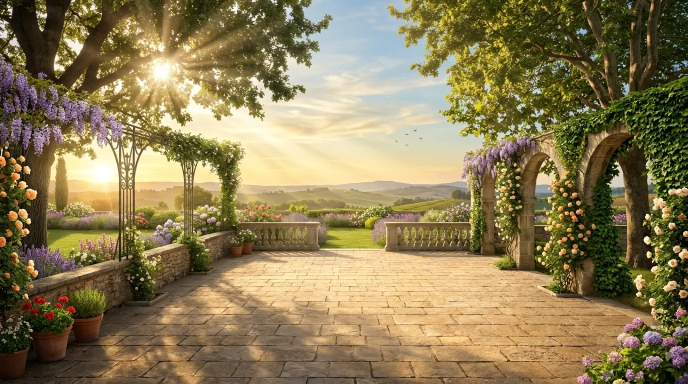
#> input picture img/garden_library_pure_scenic_bg.webp, 1376 x 768 px (shown at 1/2 size)
$ python process_and_upload.py 5 ../img/garden_library_pure_scenic_bg.webp
#> lines starting #> are read from the running program, lines starting #| are printed output that depends on the picture
### tools/cover_pipeline.py
import sys, json, os, urllib.request, urllib.error, random, string, time
sys.path.append('tools')
from db_helper import get_token, query, refresh_token_if_needed

# [12 lines left out: function get_books_needing_covers, not called in this run]

def get_auth_token():
    keys = None
    for attempt in range(3):
        try:
            tok = get_token()
            req = urllib.request.Request('https://api.supabase.com/v1/projects/tjzrfevymfpktfuormhs/api-keys', headers={'Authorization': f'Bearer {tok}'})
            keys = json.loads(urllib.request.urlopen(req, timeout=15).read())
            break
        except urllib.error.HTTPError as e:
            if e.code == 401 and attempt < 2:
                print(f"[cover_pipeline] Token 401 encountered, refreshing Supabase token...", file=sys.stderr)
                refresh_token_if_needed()
                time.sleep(2)
            else:
                raise
    service_key = [x['api_key'] for x in keys if x['name'] == 'service_role'][0]
    anon_key = [x['api_key'] for x in keys if x['name'] == 'anon'][0]

    # Generate magic link for admin
    url = "https://tjzrfevymfpktfuormhs.supabase.co/auth/v1/admin/generate_link"
    req2 = urllib.request.Request(
        url,
        data=json.dumps({"type": "magiclink", "email": "english.zone1978@gmail.com"}).encode("utf-8"),
        headers={"apikey": service_key, "Authorization": f"Bearer {service_key}", "Content-Type": "application/json"}
    )
    d = json.loads(urllib.request.urlopen(req2).read().decode("utf-8"))
    email_otp = d['email_otp']

    verify_url = "https://tjzrfevymfpktfuormhs.supabase.co/auth/v1/verify"
    req_verify = urllib.request.Request(
        verify_url,
        data=json.dumps({"type": "email", "email": "english.zone1978@gmail.com", "token": email_otp}).encode("utf-8"),
        headers={"apikey": anon_key, "Content-Type": "application/json"}
    )
    res = json.loads(urllib.request.urlopen(req_verify).read().decode("utf-8"))
    return res['access_token']

def upload_and_set_cover(lesson_id, webp_path, user_jwt=None):
    if not user_jwt:
        user_jwt = get_auth_token()

    data = open(webp_path, "rb").read()
    size = len(data)
    rand_id = ''.join(random.choices('0123456789abcdef', k=6))
    key = f"r2:img/l{lesson_id}-{rand_id}.webp"

    r2_sign_url = "https://tjzrfevymfpktfuormhs.supabase.co/functions/v1/r2-sign"
    req_r2 = urllib.request.Request(
        r2_sign_url,
        data=json.dumps({"key": key, "size": size}).encode("utf-8"),
        headers={"Authorization": f"Bearer {user_jwt}", "Content-Type": "application/json"}
    )
    signed = json.loads(urllib.request.urlopen(req_r2).read().decode("utf-8"))

    # PUT to R2
    put_req = urllib.request.Request(signed['url'], data=data, headers=signed['headers'], method="PUT")
    with urllib.request.urlopen(put_req) as resp:
        if resp.status not in (200, 204):
            raise RuntimeError(f"R2 upload failed with status {resp.status}")

    # Update DB
    q = f"UPDATE lessons SET cover = '{key}' WHERE id = {lesson_id} RETURNING id, title, cover;"
    return query(q)[0]

# [5 lines that do not run on import are left out]

### tools/db_helper.py
import json
import os
import sys
import urllib.request
import urllib.error
import urllib.parse
import time

TOKENS_PATH = r"C:\Users\Mahmoud\.gemini\antigravity\mcp_oauth_tokens.json"
ENTRY_KEY = "https://mcp.supabase.com/mcp?project_ref=tjzrfevymfpktfuormhs&read_only=true"

# [33 lines left out: function refresh_token_if_needed, not called in this run]

def get_token():
    with open(TOKENS_PATH, "r", encoding="utf-8") as f:
        d = json.load(f)
    entry = d.get(ENTRY_KEY, {})
    tok = entry.get("token", {}).get("access_token")
    if not tok:
        raise RuntimeError("No token found")
    return tok

# [31 lines left out: function query, not called in this run]

# [4 lines that do not run on import are left out]

### tools/process_and_upload.py
import os, sys, json
sys.path.append('tools')
from cover_pipeline import upload_and_set_cover, get_auth_token
from PIL import Image

TARGET_W, TARGET_H = 600, 888

def process_and_upload_cover(lesson_id, source_img_path, user_jwt=None):
#> called with lesson_id = 5
    if not os.path.exists(source_img_path):
        raise FileNotFoundError(f"Image not found: {source_img_path}")

    img = Image.open(source_img_path).convert("RGB")
#> img is the input picture: PIL image 1376x768 RGB; mean R, G, B 139.8, 124.6, 84.8
    w, h = img.size
#> w = 1376; h = 768
    scale = max(TARGET_W / w, TARGET_H / h)
#> scale = 1.16
    new_w, new_h = int(w * scale), int(h * scale)
#> new_w = 1591; new_h = 888
    img = img.resize((new_w, new_h), Image.Resampling.LANCZOS)
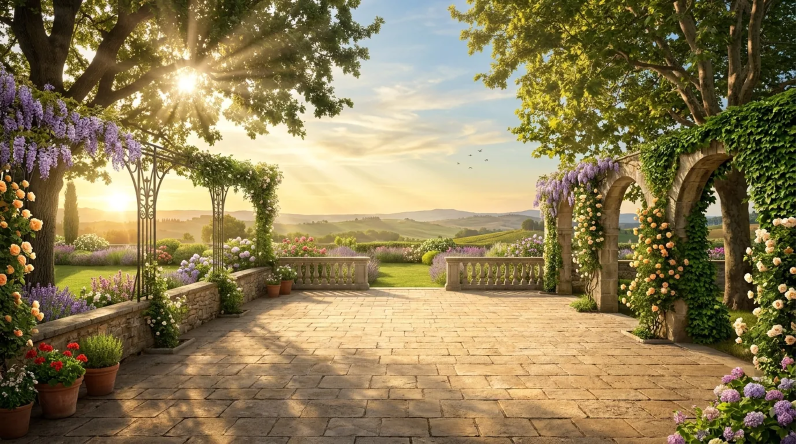
#> img: PIL image 1591x888 RGB (shown at 1/2 size); mean R, G, B 139.8, 124.6, 84.9

    left = (new_w - TARGET_W) // 2
#> left = 495
    top = (new_h - TARGET_H) // 2
#> top = 0
    img = img.crop((left, top, left + TARGET_W, top + TARGET_H))
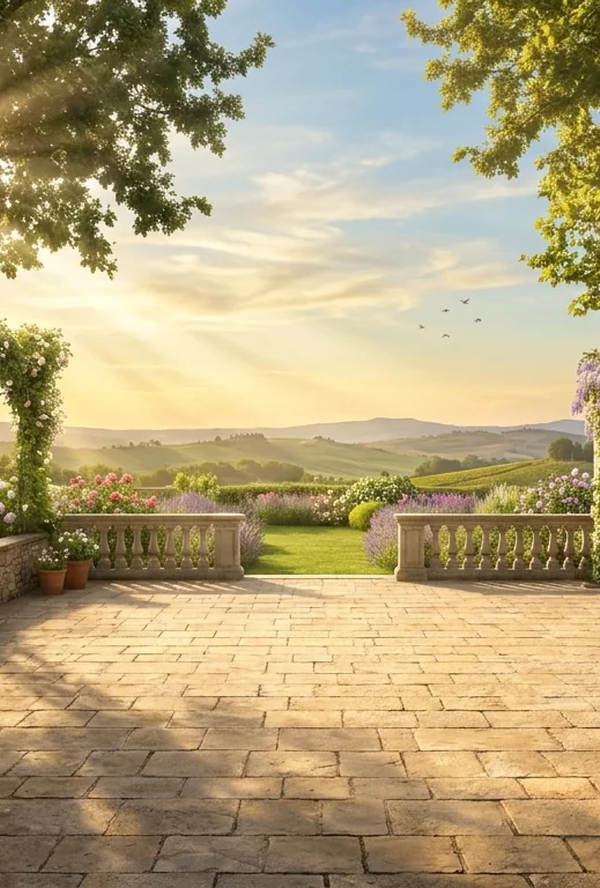
#> img: PIL image 600x888 RGB; mean R, G, B 180.1, 164.2, 124.9

    # Save as temporary WebP
    webp_path = source_img_path.rsplit('.', 1)[0] + '.webp'
    img.save(webp_path, "WEBP", quality=90)

    res = upload_and_set_cover(lesson_id, webp_path, user_jwt=user_jwt)
    print(f"Successfully uploaded and linked Book {lesson_id}: {res['cover']}")
    return res

if __name__ == "__main__":
    if len(sys.argv) > 2:
        lid = int(sys.argv[1])
        path = sys.argv[2]
#> (the run stopped early here; a loop or call above may not have finished)
